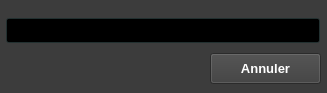
<?xml version="1.0" encoding="UTF-8"?>
<ui version="4.0">
 <class>YerothAdminSearchForm</class>
 <widget class="QWidget" name="YerothAdminSearchForm">
  <property name="geometry">
   <rect>
    <x>0</x>
    <y>0</y>
    <width>327</width>
    <height>93</height>
   </rect>
  </property>
  <property name="palette">
   <palette>
    <active>
     <colorrole role="WindowText">
      <brush brushstyle="SolidPattern">
       <color alpha="255">
        <red>255</red>
        <green>255</green>
        <blue>255</blue>
       </color>
      </brush>
     </colorrole>
     <colorrole role="Button">
      <brush brushstyle="SolidPattern">
       <color alpha="255">
        <red>60</red>
        <green>60</green>
        <blue>60</blue>
       </color>
      </brush>
     </colorrole>
     <colorrole role="Light">
      <brush brushstyle="SolidPattern">
       <color alpha="255">
        <red>90</red>
        <green>90</green>
        <blue>90</blue>
       </color>
      </brush>
     </colorrole>
     <colorrole role="Midlight">
      <brush brushstyle="SolidPattern">
       <color alpha="255">
        <red>75</red>
        <green>75</green>
        <blue>75</blue>
       </color>
      </brush>
     </colorrole>
     <colorrole role="Dark">
      <brush brushstyle="SolidPattern">
       <color alpha="255">
        <red>30</red>
        <green>30</green>
        <blue>30</blue>
       </color>
      </brush>
     </colorrole>
     <colorrole role="Mid">
      <brush brushstyle="SolidPattern">
       <color alpha="255">
        <red>40</red>
        <green>40</green>
        <blue>40</blue>
       </color>
      </brush>
     </colorrole>
     <colorrole role="Text">
      <brush brushstyle="SolidPattern">
       <color alpha="255">
        <red>255</red>
        <green>255</green>
        <blue>255</blue>
       </color>
      </brush>
     </colorrole>
     <colorrole role="BrightText">
      <brush brushstyle="SolidPattern">
       <color alpha="255">
        <red>255</red>
        <green>255</green>
        <blue>255</blue>
       </color>
      </brush>
     </colorrole>
     <colorrole role="ButtonText">
      <brush brushstyle="SolidPattern">
       <color alpha="255">
        <red>255</red>
        <green>255</green>
        <blue>255</blue>
       </color>
      </brush>
     </colorrole>
     <colorrole role="Base">
      <brush brushstyle="SolidPattern">
       <color alpha="255">
        <red>0</red>
        <green>0</green>
        <blue>0</blue>
       </color>
      </brush>
     </colorrole>
     <colorrole role="Window">
      <brush brushstyle="SolidPattern">
       <color alpha="255">
        <red>60</red>
        <green>60</green>
        <blue>60</blue>
       </color>
      </brush>
     </colorrole>
     <colorrole role="Shadow">
      <brush brushstyle="SolidPattern">
       <color alpha="255">
        <red>0</red>
        <green>0</green>
        <blue>0</blue>
       </color>
      </brush>
     </colorrole>
     <colorrole role="AlternateBase">
      <brush brushstyle="SolidPattern">
       <color alpha="255">
        <red>30</red>
        <green>30</green>
        <blue>30</blue>
       </color>
      </brush>
     </colorrole>
     <colorrole role="ToolTipBase">
      <brush brushstyle="SolidPattern">
       <color alpha="255">
        <red>255</red>
        <green>255</green>
        <blue>220</blue>
       </color>
      </brush>
     </colorrole>
     <colorrole role="ToolTipText">
      <brush brushstyle="SolidPattern">
       <color alpha="255">
        <red>0</red>
        <green>0</green>
        <blue>0</blue>
       </color>
      </brush>
     </colorrole>
    </active>
    <inactive>
     <colorrole role="WindowText">
      <brush brushstyle="SolidPattern">
       <color alpha="255">
        <red>255</red>
        <green>255</green>
        <blue>255</blue>
       </color>
      </brush>
     </colorrole>
     <colorrole role="Button">
      <brush brushstyle="SolidPattern">
       <color alpha="255">
        <red>60</red>
        <green>60</green>
        <blue>60</blue>
       </color>
      </brush>
     </colorrole>
     <colorrole role="Light">
      <brush brushstyle="SolidPattern">
       <color alpha="255">
        <red>90</red>
        <green>90</green>
        <blue>90</blue>
       </color>
      </brush>
     </colorrole>
     <colorrole role="Midlight">
      <brush brushstyle="SolidPattern">
       <color alpha="255">
        <red>75</red>
        <green>75</green>
        <blue>75</blue>
       </color>
      </brush>
     </colorrole>
     <colorrole role="Dark">
      <brush brushstyle="SolidPattern">
       <color alpha="255">
        <red>30</red>
        <green>30</green>
        <blue>30</blue>
       </color>
      </brush>
     </colorrole>
     <colorrole role="Mid">
      <brush brushstyle="SolidPattern">
       <color alpha="255">
        <red>40</red>
        <green>40</green>
        <blue>40</blue>
       </color>
      </brush>
     </colorrole>
     <colorrole role="Text">
      <brush brushstyle="SolidPattern">
       <color alpha="255">
        <red>255</red>
        <green>255</green>
        <blue>255</blue>
       </color>
      </brush>
     </colorrole>
     <colorrole role="BrightText">
      <brush brushstyle="SolidPattern">
       <color alpha="255">
        <red>255</red>
        <green>255</green>
        <blue>255</blue>
       </color>
      </brush>
     </colorrole>
     <colorrole role="ButtonText">
      <brush brushstyle="SolidPattern">
       <color alpha="255">
        <red>255</red>
        <green>255</green>
        <blue>255</blue>
       </color>
      </brush>
     </colorrole>
     <colorrole role="Base">
      <brush brushstyle="SolidPattern">
       <color alpha="255">
        <red>0</red>
        <green>0</green>
        <blue>0</blue>
       </color>
      </brush>
     </colorrole>
     <colorrole role="Window">
      <brush brushstyle="SolidPattern">
       <color alpha="255">
        <red>60</red>
        <green>60</green>
        <blue>60</blue>
       </color>
      </brush>
     </colorrole>
     <colorrole role="Shadow">
      <brush brushstyle="SolidPattern">
       <color alpha="255">
        <red>0</red>
        <green>0</green>
        <blue>0</blue>
       </color>
      </brush>
     </colorrole>
     <colorrole role="AlternateBase">
      <brush brushstyle="SolidPattern">
       <color alpha="255">
        <red>30</red>
        <green>30</green>
        <blue>30</blue>
       </color>
      </brush>
     </colorrole>
     <colorrole role="ToolTipBase">
      <brush brushstyle="SolidPattern">
       <color alpha="255">
        <red>255</red>
        <green>255</green>
        <blue>220</blue>
       </color>
      </brush>
     </colorrole>
     <colorrole role="ToolTipText">
      <brush brushstyle="SolidPattern">
       <color alpha="255">
        <red>0</red>
        <green>0</green>
        <blue>0</blue>
       </color>
      </brush>
     </colorrole>
    </inactive>
    <disabled>
     <colorrole role="WindowText">
      <brush brushstyle="SolidPattern">
       <color alpha="255">
        <red>30</red>
        <green>30</green>
        <blue>30</blue>
       </color>
      </brush>
     </colorrole>
     <colorrole role="Button">
      <brush brushstyle="SolidPattern">
       <color alpha="255">
        <red>60</red>
        <green>60</green>
        <blue>60</blue>
       </color>
      </brush>
     </colorrole>
     <colorrole role="Light">
      <brush brushstyle="SolidPattern">
       <color alpha="255">
        <red>90</red>
        <green>90</green>
        <blue>90</blue>
       </color>
      </brush>
     </colorrole>
     <colorrole role="Midlight">
      <brush brushstyle="SolidPattern">
       <color alpha="255">
        <red>75</red>
        <green>75</green>
        <blue>75</blue>
       </color>
      </brush>
     </colorrole>
     <colorrole role="Dark">
      <brush brushstyle="SolidPattern">
       <color alpha="255">
        <red>30</red>
        <green>30</green>
        <blue>30</blue>
       </color>
      </brush>
     </colorrole>
     <colorrole role="Mid">
      <brush brushstyle="SolidPattern">
       <color alpha="255">
        <red>40</red>
        <green>40</green>
        <blue>40</blue>
       </color>
      </brush>
     </colorrole>
     <colorrole role="Text">
      <brush brushstyle="SolidPattern">
       <color alpha="255">
        <red>30</red>
        <green>30</green>
        <blue>30</blue>
       </color>
      </brush>
     </colorrole>
     <colorrole role="BrightText">
      <brush brushstyle="SolidPattern">
       <color alpha="255">
        <red>255</red>
        <green>255</green>
        <blue>255</blue>
       </color>
      </brush>
     </colorrole>
     <colorrole role="ButtonText">
      <brush brushstyle="SolidPattern">
       <color alpha="255">
        <red>30</red>
        <green>30</green>
        <blue>30</blue>
       </color>
      </brush>
     </colorrole>
     <colorrole role="Base">
      <brush brushstyle="SolidPattern">
       <color alpha="255">
        <red>60</red>
        <green>60</green>
        <blue>60</blue>
       </color>
      </brush>
     </colorrole>
     <colorrole role="Window">
      <brush brushstyle="SolidPattern">
       <color alpha="255">
        <red>60</red>
        <green>60</green>
        <blue>60</blue>
       </color>
      </brush>
     </colorrole>
     <colorrole role="Shadow">
      <brush brushstyle="SolidPattern">
       <color alpha="255">
        <red>0</red>
        <green>0</green>
        <blue>0</blue>
       </color>
      </brush>
     </colorrole>
     <colorrole role="AlternateBase">
      <brush brushstyle="SolidPattern">
       <color alpha="255">
        <red>60</red>
        <green>60</green>
        <blue>60</blue>
       </color>
      </brush>
     </colorrole>
     <colorrole role="ToolTipBase">
      <brush brushstyle="SolidPattern">
       <color alpha="255">
        <red>255</red>
        <green>255</green>
        <blue>220</blue>
       </color>
      </brush>
     </colorrole>
     <colorrole role="ToolTipText">
      <brush brushstyle="SolidPattern">
       <color alpha="255">
        <red>0</red>
        <green>0</green>
        <blue>0</blue>
       </color>
      </brush>
     </colorrole>
    </disabled>
   </palette>
  </property>
  <property name="font">
   <font>
    <pointsize>10</pointsize>
   </font>
  </property>
  <property name="windowTitle">
   <string>Yeroth-pgi-3.0 ~ administration ~ rechercher</string>
  </property>
  <widget class="YerothLineEdit" name="lineEdit_terme_recherche">
   <property name="geometry">
    <rect>
     <x>6</x>
     <y>18</y>
     <width>314</width>
     <height>25</height>
    </rect>
   </property>
   <property name="palette">
    <palette>
     <active>
      <colorrole role="WindowText">
       <brush brushstyle="SolidPattern">
        <color alpha="255">
         <red>255</red>
         <green>255</green>
         <blue>255</blue>
        </color>
       </brush>
      </colorrole>
      <colorrole role="Button">
       <brush brushstyle="SolidPattern">
        <color alpha="255">
         <red>47</red>
         <green>67</green>
         <blue>67</blue>
        </color>
       </brush>
      </colorrole>
      <colorrole role="Light">
       <brush brushstyle="SolidPattern">
        <color alpha="255">
         <red>70</red>
         <green>100</green>
         <blue>100</blue>
        </color>
       </brush>
      </colorrole>
      <colorrole role="Midlight">
       <brush brushstyle="SolidPattern">
        <color alpha="255">
         <red>58</red>
         <green>83</green>
         <blue>83</blue>
        </color>
       </brush>
      </colorrole>
      <colorrole role="Dark">
       <brush brushstyle="SolidPattern">
        <color alpha="255">
         <red>23</red>
         <green>33</green>
         <blue>33</blue>
        </color>
       </brush>
      </colorrole>
      <colorrole role="Mid">
       <brush brushstyle="SolidPattern">
        <color alpha="255">
         <red>31</red>
         <green>44</green>
         <blue>44</blue>
        </color>
       </brush>
      </colorrole>
      <colorrole role="Text">
       <brush brushstyle="SolidPattern">
        <color alpha="255">
         <red>255</red>
         <green>255</green>
         <blue>255</blue>
        </color>
       </brush>
      </colorrole>
      <colorrole role="BrightText">
       <brush brushstyle="SolidPattern">
        <color alpha="255">
         <red>255</red>
         <green>255</green>
         <blue>255</blue>
        </color>
       </brush>
      </colorrole>
      <colorrole role="ButtonText">
       <brush brushstyle="SolidPattern">
        <color alpha="255">
         <red>255</red>
         <green>255</green>
         <blue>255</blue>
        </color>
       </brush>
      </colorrole>
      <colorrole role="Base">
       <brush brushstyle="SolidPattern">
        <color alpha="255">
         <red>0</red>
         <green>0</green>
         <blue>0</blue>
        </color>
       </brush>
      </colorrole>
      <colorrole role="Window">
       <brush brushstyle="SolidPattern">
        <color alpha="255">
         <red>47</red>
         <green>67</green>
         <blue>67</blue>
        </color>
       </brush>
      </colorrole>
      <colorrole role="Shadow">
       <brush brushstyle="SolidPattern">
        <color alpha="255">
         <red>0</red>
         <green>0</green>
         <blue>0</blue>
        </color>
       </brush>
      </colorrole>
      <colorrole role="Highlight">
       <brush brushstyle="SolidPattern">
        <color alpha="255">
         <red>0</red>
         <green>0</green>
         <blue>0</blue>
        </color>
       </brush>
      </colorrole>
      <colorrole role="HighlightedText">
       <brush brushstyle="SolidPattern">
        <color alpha="255">
         <red>2</red>
         <green>160</green>
         <blue>70</blue>
        </color>
       </brush>
      </colorrole>
      <colorrole role="AlternateBase">
       <brush brushstyle="SolidPattern">
        <color alpha="255">
         <red>23</red>
         <green>33</green>
         <blue>33</blue>
        </color>
       </brush>
      </colorrole>
      <colorrole role="ToolTipBase">
       <brush brushstyle="SolidPattern">
        <color alpha="255">
         <red>255</red>
         <green>255</green>
         <blue>220</blue>
        </color>
       </brush>
      </colorrole>
      <colorrole role="ToolTipText">
       <brush brushstyle="SolidPattern">
        <color alpha="255">
         <red>0</red>
         <green>0</green>
         <blue>0</blue>
        </color>
       </brush>
      </colorrole>
     </active>
     <inactive>
      <colorrole role="WindowText">
       <brush brushstyle="SolidPattern">
        <color alpha="255">
         <red>255</red>
         <green>255</green>
         <blue>255</blue>
        </color>
       </brush>
      </colorrole>
      <colorrole role="Button">
       <brush brushstyle="SolidPattern">
        <color alpha="255">
         <red>47</red>
         <green>67</green>
         <blue>67</blue>
        </color>
       </brush>
      </colorrole>
      <colorrole role="Light">
       <brush brushstyle="SolidPattern">
        <color alpha="255">
         <red>70</red>
         <green>100</green>
         <blue>100</blue>
        </color>
       </brush>
      </colorrole>
      <colorrole role="Midlight">
       <brush brushstyle="SolidPattern">
        <color alpha="255">
         <red>58</red>
         <green>83</green>
         <blue>83</blue>
        </color>
       </brush>
      </colorrole>
      <colorrole role="Dark">
       <brush brushstyle="SolidPattern">
        <color alpha="255">
         <red>23</red>
         <green>33</green>
         <blue>33</blue>
        </color>
       </brush>
      </colorrole>
      <colorrole role="Mid">
       <brush brushstyle="SolidPattern">
        <color alpha="255">
         <red>31</red>
         <green>44</green>
         <blue>44</blue>
        </color>
       </brush>
      </colorrole>
      <colorrole role="Text">
       <brush brushstyle="SolidPattern">
        <color alpha="255">
         <red>255</red>
         <green>255</green>
         <blue>255</blue>
        </color>
       </brush>
      </colorrole>
      <colorrole role="BrightText">
       <brush brushstyle="SolidPattern">
        <color alpha="255">
         <red>255</red>
         <green>255</green>
         <blue>255</blue>
        </color>
       </brush>
      </colorrole>
      <colorrole role="ButtonText">
       <brush brushstyle="SolidPattern">
        <color alpha="255">
         <red>255</red>
         <green>255</green>
         <blue>255</blue>
        </color>
       </brush>
      </colorrole>
      <colorrole role="Base">
       <brush brushstyle="SolidPattern">
        <color alpha="255">
         <red>0</red>
         <green>0</green>
         <blue>0</blue>
        </color>
       </brush>
      </colorrole>
      <colorrole role="Window">
       <brush brushstyle="SolidPattern">
        <color alpha="255">
         <red>47</red>
         <green>67</green>
         <blue>67</blue>
        </color>
       </brush>
      </colorrole>
      <colorrole role="Shadow">
       <brush brushstyle="SolidPattern">
        <color alpha="255">
         <red>0</red>
         <green>0</green>
         <blue>0</blue>
        </color>
       </brush>
      </colorrole>
      <colorrole role="Highlight">
       <brush brushstyle="SolidPattern">
        <color alpha="255">
         <red>0</red>
         <green>0</green>
         <blue>0</blue>
        </color>
       </brush>
      </colorrole>
      <colorrole role="HighlightedText">
       <brush brushstyle="SolidPattern">
        <color alpha="255">
         <red>2</red>
         <green>160</green>
         <blue>70</blue>
        </color>
       </brush>
      </colorrole>
      <colorrole role="AlternateBase">
       <brush brushstyle="SolidPattern">
        <color alpha="255">
         <red>23</red>
         <green>33</green>
         <blue>33</blue>
        </color>
       </brush>
      </colorrole>
      <colorrole role="ToolTipBase">
       <brush brushstyle="SolidPattern">
        <color alpha="255">
         <red>255</red>
         <green>255</green>
         <blue>220</blue>
        </color>
       </brush>
      </colorrole>
      <colorrole role="ToolTipText">
       <brush brushstyle="SolidPattern">
        <color alpha="255">
         <red>0</red>
         <green>0</green>
         <blue>0</blue>
        </color>
       </brush>
      </colorrole>
     </inactive>
     <disabled>
      <colorrole role="WindowText">
       <brush brushstyle="SolidPattern">
        <color alpha="255">
         <red>23</red>
         <green>33</green>
         <blue>33</blue>
        </color>
       </brush>
      </colorrole>
      <colorrole role="Button">
       <brush brushstyle="SolidPattern">
        <color alpha="255">
         <red>47</red>
         <green>67</green>
         <blue>67</blue>
        </color>
       </brush>
      </colorrole>
      <colorrole role="Light">
       <brush brushstyle="SolidPattern">
        <color alpha="255">
         <red>70</red>
         <green>100</green>
         <blue>100</blue>
        </color>
       </brush>
      </colorrole>
      <colorrole role="Midlight">
       <brush brushstyle="SolidPattern">
        <color alpha="255">
         <red>58</red>
         <green>83</green>
         <blue>83</blue>
        </color>
       </brush>
      </colorrole>
      <colorrole role="Dark">
       <brush brushstyle="SolidPattern">
        <color alpha="255">
         <red>23</red>
         <green>33</green>
         <blue>33</blue>
        </color>
       </brush>
      </colorrole>
      <colorrole role="Mid">
       <brush brushstyle="SolidPattern">
        <color alpha="255">
         <red>31</red>
         <green>44</green>
         <blue>44</blue>
        </color>
       </brush>
      </colorrole>
      <colorrole role="Text">
       <brush brushstyle="SolidPattern">
        <color alpha="255">
         <red>23</red>
         <green>33</green>
         <blue>33</blue>
        </color>
       </brush>
      </colorrole>
      <colorrole role="BrightText">
       <brush brushstyle="SolidPattern">
        <color alpha="255">
         <red>255</red>
         <green>255</green>
         <blue>255</blue>
        </color>
       </brush>
      </colorrole>
      <colorrole role="ButtonText">
       <brush brushstyle="SolidPattern">
        <color alpha="255">
         <red>23</red>
         <green>33</green>
         <blue>33</blue>
        </color>
       </brush>
      </colorrole>
      <colorrole role="Base">
       <brush brushstyle="SolidPattern">
        <color alpha="255">
         <red>47</red>
         <green>67</green>
         <blue>67</blue>
        </color>
       </brush>
      </colorrole>
      <colorrole role="Window">
       <brush brushstyle="SolidPattern">
        <color alpha="255">
         <red>47</red>
         <green>67</green>
         <blue>67</blue>
        </color>
       </brush>
      </colorrole>
      <colorrole role="Shadow">
       <brush brushstyle="SolidPattern">
        <color alpha="255">
         <red>0</red>
         <green>0</green>
         <blue>0</blue>
        </color>
       </brush>
      </colorrole>
      <colorrole role="Highlight">
       <brush brushstyle="SolidPattern">
        <color alpha="255">
         <red>145</red>
         <green>141</green>
         <blue>126</blue>
        </color>
       </brush>
      </colorrole>
      <colorrole role="HighlightedText">
       <brush brushstyle="SolidPattern">
        <color alpha="255">
         <red>2</red>
         <green>160</green>
         <blue>70</blue>
        </color>
       </brush>
      </colorrole>
      <colorrole role="AlternateBase">
       <brush brushstyle="SolidPattern">
        <color alpha="255">
         <red>47</red>
         <green>67</green>
         <blue>67</blue>
        </color>
       </brush>
      </colorrole>
      <colorrole role="ToolTipBase">
       <brush brushstyle="SolidPattern">
        <color alpha="255">
         <red>255</red>
         <green>255</green>
         <blue>220</blue>
        </color>
       </brush>
      </colorrole>
      <colorrole role="ToolTipText">
       <brush brushstyle="SolidPattern">
        <color alpha="255">
         <red>0</red>
         <green>0</green>
         <blue>0</blue>
        </color>
       </brush>
      </colorrole>
     </disabled>
    </palette>
   </property>
   <property name="font">
    <font>
     <pointsize>10</pointsize>
    </font>
   </property>
  </widget>
  <widget class="YerothPushButton" name="pushButton_annuler">
   <property name="geometry">
    <rect>
     <x>210</x>
     <y>53</y>
     <width>111</width>
     <height>31</height>
    </rect>
   </property>
   <property name="palette">
    <palette>
     <active>
      <colorrole role="WindowText">
       <brush brushstyle="SolidPattern">
        <color alpha="255">
         <red>255</red>
         <green>255</green>
         <blue>255</blue>
        </color>
       </brush>
      </colorrole>
      <colorrole role="Button">
       <brush brushstyle="SolidPattern">
        <color alpha="255">
         <red>60</red>
         <green>60</green>
         <blue>60</blue>
        </color>
       </brush>
      </colorrole>
      <colorrole role="Light">
       <brush brushstyle="SolidPattern">
        <color alpha="255">
         <red>90</red>
         <green>90</green>
         <blue>90</blue>
        </color>
       </brush>
      </colorrole>
      <colorrole role="Midlight">
       <brush brushstyle="SolidPattern">
        <color alpha="255">
         <red>75</red>
         <green>75</green>
         <blue>75</blue>
        </color>
       </brush>
      </colorrole>
      <colorrole role="Dark">
       <brush brushstyle="SolidPattern">
        <color alpha="255">
         <red>30</red>
         <green>30</green>
         <blue>30</blue>
        </color>
       </brush>
      </colorrole>
      <colorrole role="Mid">
       <brush brushstyle="SolidPattern">
        <color alpha="255">
         <red>40</red>
         <green>40</green>
         <blue>40</blue>
        </color>
       </brush>
      </colorrole>
      <colorrole role="Text">
       <brush brushstyle="SolidPattern">
        <color alpha="255">
         <red>255</red>
         <green>255</green>
         <blue>255</blue>
        </color>
       </brush>
      </colorrole>
      <colorrole role="BrightText">
       <brush brushstyle="SolidPattern">
        <color alpha="255">
         <red>255</red>
         <green>255</green>
         <blue>255</blue>
        </color>
       </brush>
      </colorrole>
      <colorrole role="ButtonText">
       <brush brushstyle="SolidPattern">
        <color alpha="255">
         <red>255</red>
         <green>255</green>
         <blue>255</blue>
        </color>
       </brush>
      </colorrole>
      <colorrole role="Base">
       <brush brushstyle="SolidPattern">
        <color alpha="255">
         <red>0</red>
         <green>0</green>
         <blue>0</blue>
        </color>
       </brush>
      </colorrole>
      <colorrole role="Window">
       <brush brushstyle="SolidPattern">
        <color alpha="255">
         <red>60</red>
         <green>60</green>
         <blue>60</blue>
        </color>
       </brush>
      </colorrole>
      <colorrole role="Shadow">
       <brush brushstyle="SolidPattern">
        <color alpha="255">
         <red>0</red>
         <green>0</green>
         <blue>0</blue>
        </color>
       </brush>
      </colorrole>
      <colorrole role="AlternateBase">
       <brush brushstyle="SolidPattern">
        <color alpha="255">
         <red>30</red>
         <green>30</green>
         <blue>30</blue>
        </color>
       </brush>
      </colorrole>
      <colorrole role="ToolTipBase">
       <brush brushstyle="SolidPattern">
        <color alpha="255">
         <red>255</red>
         <green>255</green>
         <blue>220</blue>
        </color>
       </brush>
      </colorrole>
      <colorrole role="ToolTipText">
       <brush brushstyle="SolidPattern">
        <color alpha="255">
         <red>0</red>
         <green>0</green>
         <blue>0</blue>
        </color>
       </brush>
      </colorrole>
     </active>
     <inactive>
      <colorrole role="WindowText">
       <brush brushstyle="SolidPattern">
        <color alpha="255">
         <red>255</red>
         <green>255</green>
         <blue>255</blue>
        </color>
       </brush>
      </colorrole>
      <colorrole role="Button">
       <brush brushstyle="SolidPattern">
        <color alpha="255">
         <red>60</red>
         <green>60</green>
         <blue>60</blue>
        </color>
       </brush>
      </colorrole>
      <colorrole role="Light">
       <brush brushstyle="SolidPattern">
        <color alpha="255">
         <red>90</red>
         <green>90</green>
         <blue>90</blue>
        </color>
       </brush>
      </colorrole>
      <colorrole role="Midlight">
       <brush brushstyle="SolidPattern">
        <color alpha="255">
         <red>75</red>
         <green>75</green>
         <blue>75</blue>
        </color>
       </brush>
      </colorrole>
      <colorrole role="Dark">
       <brush brushstyle="SolidPattern">
        <color alpha="255">
         <red>30</red>
         <green>30</green>
         <blue>30</blue>
        </color>
       </brush>
      </colorrole>
      <colorrole role="Mid">
       <brush brushstyle="SolidPattern">
        <color alpha="255">
         <red>40</red>
         <green>40</green>
         <blue>40</blue>
        </color>
       </brush>
      </colorrole>
      <colorrole role="Text">
       <brush brushstyle="SolidPattern">
        <color alpha="255">
         <red>255</red>
         <green>255</green>
         <blue>255</blue>
        </color>
       </brush>
      </colorrole>
      <colorrole role="BrightText">
       <brush brushstyle="SolidPattern">
        <color alpha="255">
         <red>255</red>
         <green>255</green>
         <blue>255</blue>
        </color>
       </brush>
      </colorrole>
      <colorrole role="ButtonText">
       <brush brushstyle="SolidPattern">
        <color alpha="255">
         <red>255</red>
         <green>255</green>
         <blue>255</blue>
        </color>
       </brush>
      </colorrole>
      <colorrole role="Base">
       <brush brushstyle="SolidPattern">
        <color alpha="255">
         <red>0</red>
         <green>0</green>
         <blue>0</blue>
        </color>
       </brush>
      </colorrole>
      <colorrole role="Window">
       <brush brushstyle="SolidPattern">
        <color alpha="255">
         <red>60</red>
         <green>60</green>
         <blue>60</blue>
        </color>
       </brush>
      </colorrole>
      <colorrole role="Shadow">
       <brush brushstyle="SolidPattern">
        <color alpha="255">
         <red>0</red>
         <green>0</green>
         <blue>0</blue>
        </color>
       </brush>
      </colorrole>
      <colorrole role="AlternateBase">
       <brush brushstyle="SolidPattern">
        <color alpha="255">
         <red>30</red>
         <green>30</green>
         <blue>30</blue>
        </color>
       </brush>
      </colorrole>
      <colorrole role="ToolTipBase">
       <brush brushstyle="SolidPattern">
        <color alpha="255">
         <red>255</red>
         <green>255</green>
         <blue>220</blue>
        </color>
       </brush>
      </colorrole>
      <colorrole role="ToolTipText">
       <brush brushstyle="SolidPattern">
        <color alpha="255">
         <red>0</red>
         <green>0</green>
         <blue>0</blue>
        </color>
       </brush>
      </colorrole>
     </inactive>
     <disabled>
      <colorrole role="WindowText">
       <brush brushstyle="SolidPattern">
        <color alpha="255">
         <red>30</red>
         <green>30</green>
         <blue>30</blue>
        </color>
       </brush>
      </colorrole>
      <colorrole role="Button">
       <brush brushstyle="SolidPattern">
        <color alpha="255">
         <red>60</red>
         <green>60</green>
         <blue>60</blue>
        </color>
       </brush>
      </colorrole>
      <colorrole role="Light">
       <brush brushstyle="SolidPattern">
        <color alpha="255">
         <red>90</red>
         <green>90</green>
         <blue>90</blue>
        </color>
       </brush>
      </colorrole>
      <colorrole role="Midlight">
       <brush brushstyle="SolidPattern">
        <color alpha="255">
         <red>75</red>
         <green>75</green>
         <blue>75</blue>
        </color>
       </brush>
      </colorrole>
      <colorrole role="Dark">
       <brush brushstyle="SolidPattern">
        <color alpha="255">
         <red>30</red>
         <green>30</green>
         <blue>30</blue>
        </color>
       </brush>
      </colorrole>
      <colorrole role="Mid">
       <brush brushstyle="SolidPattern">
        <color alpha="255">
         <red>40</red>
         <green>40</green>
         <blue>40</blue>
        </color>
       </brush>
      </colorrole>
      <colorrole role="Text">
       <brush brushstyle="SolidPattern">
        <color alpha="255">
         <red>30</red>
         <green>30</green>
         <blue>30</blue>
        </color>
       </brush>
      </colorrole>
      <colorrole role="BrightText">
       <brush brushstyle="SolidPattern">
        <color alpha="255">
         <red>255</red>
         <green>255</green>
         <blue>255</blue>
        </color>
       </brush>
      </colorrole>
      <colorrole role="ButtonText">
       <brush brushstyle="SolidPattern">
        <color alpha="255">
         <red>30</red>
         <green>30</green>
         <blue>30</blue>
        </color>
       </brush>
      </colorrole>
      <colorrole role="Base">
       <brush brushstyle="SolidPattern">
        <color alpha="255">
         <red>60</red>
         <green>60</green>
         <blue>60</blue>
        </color>
       </brush>
      </colorrole>
      <colorrole role="Window">
       <brush brushstyle="SolidPattern">
        <color alpha="255">
         <red>60</red>
         <green>60</green>
         <blue>60</blue>
        </color>
       </brush>
      </colorrole>
      <colorrole role="Shadow">
       <brush brushstyle="SolidPattern">
        <color alpha="255">
         <red>0</red>
         <green>0</green>
         <blue>0</blue>
        </color>
       </brush>
      </colorrole>
      <colorrole role="AlternateBase">
       <brush brushstyle="SolidPattern">
        <color alpha="255">
         <red>60</red>
         <green>60</green>
         <blue>60</blue>
        </color>
       </brush>
      </colorrole>
      <colorrole role="ToolTipBase">
       <brush brushstyle="SolidPattern">
        <color alpha="255">
         <red>255</red>
         <green>255</green>
         <blue>220</blue>
        </color>
       </brush>
      </colorrole>
      <colorrole role="ToolTipText">
       <brush brushstyle="SolidPattern">
        <color alpha="255">
         <red>0</red>
         <green>0</green>
         <blue>0</blue>
        </color>
       </brush>
      </colorrole>
     </disabled>
    </palette>
   </property>
   <property name="font">
    <font>
     <pointsize>10</pointsize>
     <weight>75</weight>
     <bold>true</bold>
    </font>
   </property>
   <property name="text">
    <string>Annuler</string>
   </property>
  </widget>
 </widget>
 <customwidgets>
  <customwidget>
   <class>YerothPushButton</class>
   <extends>QPushButton</extends>
   <header>src/widgets/yeroth-erp-push-button.hpp</header>
   <slots>
    <slot>handleItemModification(QModelIndex)</slot>
   </slots>
  </customwidget>
  <customwidget>
   <class>YerothLineEdit</class>
   <extends>QLineEdit</extends>
   <header>src/widgets/yeroth-erp-line-edit.hpp</header>
  </customwidget>
 </customwidgets>
 <tabstops>
  <tabstop>lineEdit_terme_recherche</tabstop>
  <tabstop>pushButton_annuler</tabstop>
 </tabstops>
 <resources/>
 <connections/>
</ui>
